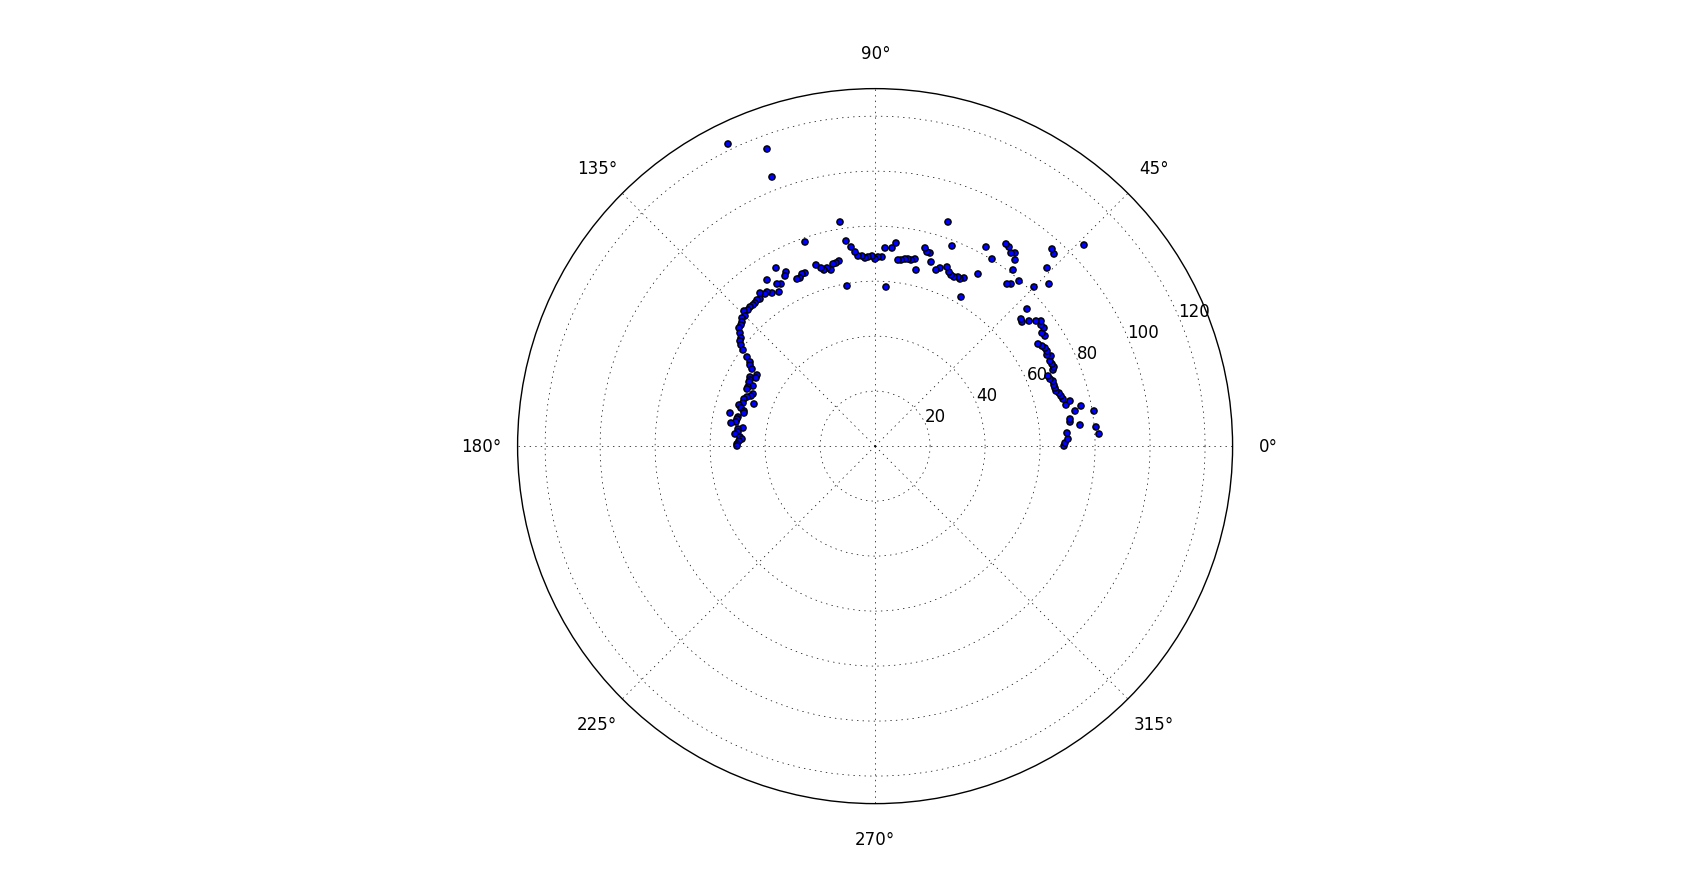

Generate this figure with Python:
# -*- coding: utf-8 -*-

"""
Считывание значений с ультразвукового датчика измерения расстояния HC-SR04, установленного
на сервопривод. Сервопривод совершает обороты на 180 градусов в течение заданного времени.
Затем по полученным данным происходит построение графика
"""

import serial
import matplotlib.pyplot as plt
from math import radians
from time import time

timeToWork = 1200  # время работы датчика

angle = 0  # угол
dist = 0  # расстояние

values = {degree: [] for degree in range(181)}

startTime = time()
finishTime = startTime + timeToWork

while time() <= finishTime:
    # TODO стоит добавить паузу?
    with serial.Serial('COM7', 9600, timeout=1) as ser:
        try:
            currDist = int(ser.readline().decode("utf-8").strip())  # получаемое значение
            currAngle = int(ser.readline().decode("utf-8").strip())
            print('Расстояние: {}. Угол: {}. Осталось: {}c'.format(currDist, currAngle, int(finishTime - time())))
        except ValueError:
            print('Ошибка: ', ser)

    if 0 < currDist < 500:
        angle = currAngle
        dist = currDist
        values[currAngle] = values[currAngle] + [currDist]


for key in values.keys():
    try:
        values.update({key: sum(values[key]) / len(values[key])})  # среднее арифм. значений для данного угла
    except ZeroDivisionError:  # е. для данного угла не получено значений
        del(values[key])

ax = plt.subplot(111, projection='polar')
for key in values.keys():
    ax.scatter(radians(key), values[key])
# plt.plot([radians(prevX), radians(X)], [prevY, Y])
plt.show()
